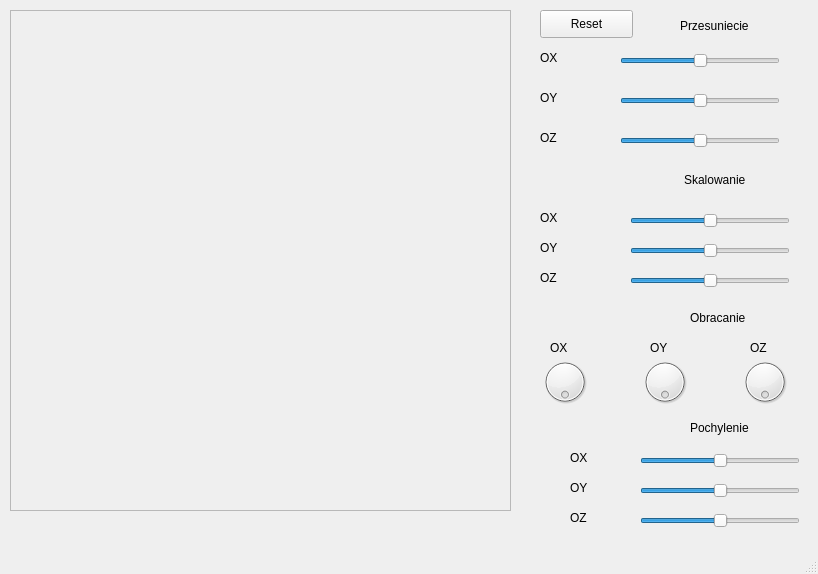
<?xml version="1.0" encoding="UTF-8"?>
<ui version="4.0">
 <class>MyWindow</class>
 <widget class="QMainWindow" name="MyWindow">
  <property name="geometry">
   <rect>
    <x>0</x>
    <y>0</y>
    <width>818</width>
    <height>574</height>
   </rect>
  </property>
  <property name="windowTitle">
   <string>MyWindow</string>
  </property>
  <widget class="QWidget" name="centralWidget">
   <widget class="QFrame" name="rysujFrame">
    <property name="geometry">
     <rect>
      <x>10</x>
      <y>10</y>
      <width>501</width>
      <height>501</height>
     </rect>
    </property>
    <property name="frameShape">
     <enum>QFrame::StyledPanel</enum>
    </property>
    <property name="frameShadow">
     <enum>QFrame::Raised</enum>
    </property>
   </widget>
   <widget class="QLabel" name="label">
    <property name="geometry">
     <rect>
      <x>680</x>
      <y>10</y>
      <width>71</width>
      <height>31</height>
     </rect>
    </property>
    <property name="text">
     <string>Przesuniecie</string>
    </property>
   </widget>
   <widget class="QSlider" name="horizontalSlider">
    <property name="geometry">
     <rect>
      <x>620</x>
      <y>50</y>
      <width>160</width>
      <height>22</height>
     </rect>
    </property>
    <property name="maximum">
     <number>500</number>
    </property>
    <property name="value">
     <number>250</number>
    </property>
    <property name="orientation">
     <enum>Qt::Horizontal</enum>
    </property>
   </widget>
   <widget class="QSlider" name="horizontalSlider_2">
    <property name="geometry">
     <rect>
      <x>620</x>
      <y>90</y>
      <width>160</width>
      <height>22</height>
     </rect>
    </property>
    <property name="maximum">
     <number>500</number>
    </property>
    <property name="value">
     <number>250</number>
    </property>
    <property name="orientation">
     <enum>Qt::Horizontal</enum>
    </property>
   </widget>
   <widget class="QSlider" name="horizontalSlider_3">
    <property name="geometry">
     <rect>
      <x>620</x>
      <y>130</y>
      <width>160</width>
      <height>22</height>
     </rect>
    </property>
    <property name="maximum">
     <number>500</number>
    </property>
    <property name="value">
     <number>250</number>
    </property>
    <property name="orientation">
     <enum>Qt::Horizontal</enum>
    </property>
   </widget>
   <widget class="QLabel" name="label_2">
    <property name="geometry">
     <rect>
      <x>540</x>
      <y>90</y>
      <width>61</width>
      <height>16</height>
     </rect>
    </property>
    <property name="text">
     <string>OY</string>
    </property>
   </widget>
   <widget class="QLabel" name="label_3">
    <property name="geometry">
     <rect>
      <x>540</x>
      <y>50</y>
      <width>61</width>
      <height>16</height>
     </rect>
    </property>
    <property name="text">
     <string>OX</string>
    </property>
   </widget>
   <widget class="QLabel" name="label_4">
    <property name="geometry">
     <rect>
      <x>540</x>
      <y>130</y>
      <width>61</width>
      <height>16</height>
     </rect>
    </property>
    <property name="text">
     <string>OZ</string>
    </property>
   </widget>
   <widget class="QLabel" name="label_5">
    <property name="geometry">
     <rect>
      <x>684</x>
      <y>170</y>
      <width>71</width>
      <height>20</height>
     </rect>
    </property>
    <property name="text">
     <string>Skalowanie</string>
    </property>
   </widget>
   <widget class="QLabel" name="label_6">
    <property name="geometry">
     <rect>
      <x>540</x>
      <y>210</y>
      <width>61</width>
      <height>16</height>
     </rect>
    </property>
    <property name="text">
     <string>OX</string>
    </property>
   </widget>
   <widget class="QLabel" name="label_7">
    <property name="geometry">
     <rect>
      <x>540</x>
      <y>240</y>
      <width>61</width>
      <height>16</height>
     </rect>
    </property>
    <property name="text">
     <string>OY</string>
    </property>
   </widget>
   <widget class="QLabel" name="label_8">
    <property name="geometry">
     <rect>
      <x>540</x>
      <y>270</y>
      <width>61</width>
      <height>16</height>
     </rect>
    </property>
    <property name="text">
     <string>OZ</string>
    </property>
   </widget>
   <widget class="QSlider" name="horizontalSlider_4">
    <property name="geometry">
     <rect>
      <x>630</x>
      <y>210</y>
      <width>160</width>
      <height>22</height>
     </rect>
    </property>
    <property name="maximum">
     <number>500</number>
    </property>
    <property name="value">
     <number>250</number>
    </property>
    <property name="orientation">
     <enum>Qt::Horizontal</enum>
    </property>
   </widget>
   <widget class="QSlider" name="horizontalSlider_5">
    <property name="geometry">
     <rect>
      <x>630</x>
      <y>240</y>
      <width>160</width>
      <height>22</height>
     </rect>
    </property>
    <property name="maximum">
     <number>500</number>
    </property>
    <property name="value">
     <number>250</number>
    </property>
    <property name="orientation">
     <enum>Qt::Horizontal</enum>
    </property>
   </widget>
   <widget class="QSlider" name="horizontalSlider_6">
    <property name="geometry">
     <rect>
      <x>630</x>
      <y>270</y>
      <width>160</width>
      <height>22</height>
     </rect>
    </property>
    <property name="maximum">
     <number>500</number>
    </property>
    <property name="value">
     <number>250</number>
    </property>
    <property name="orientation">
     <enum>Qt::Horizontal</enum>
    </property>
   </widget>
   <widget class="QLabel" name="label_9">
    <property name="geometry">
     <rect>
      <x>690</x>
      <y>310</y>
      <width>71</width>
      <height>16</height>
     </rect>
    </property>
    <property name="text">
     <string>Obracanie</string>
    </property>
   </widget>
   <widget class="QLabel" name="label_10">
    <property name="geometry">
     <rect>
      <x>550</x>
      <y>340</y>
      <width>61</width>
      <height>16</height>
     </rect>
    </property>
    <property name="text">
     <string>OX</string>
    </property>
   </widget>
   <widget class="QLabel" name="label_11">
    <property name="geometry">
     <rect>
      <x>650</x>
      <y>340</y>
      <width>61</width>
      <height>16</height>
     </rect>
    </property>
    <property name="text">
     <string>OY</string>
    </property>
   </widget>
   <widget class="QLabel" name="label_12">
    <property name="geometry">
     <rect>
      <x>750</x>
      <y>340</y>
      <width>61</width>
      <height>16</height>
     </rect>
    </property>
    <property name="text">
     <string>OZ</string>
    </property>
   </widget>
   <widget class="QDial" name="dial">
    <property name="geometry">
     <rect>
      <x>540</x>
      <y>350</y>
      <width>50</width>
      <height>64</height>
     </rect>
    </property>
    <property name="maximum">
     <number>360</number>
    </property>
    <property name="singleStep">
     <number>1</number>
    </property>
    <property name="tracking">
     <bool>true</bool>
    </property>
    <property name="wrapping">
     <bool>true</bool>
    </property>
   </widget>
   <widget class="QDial" name="dial_2">
    <property name="geometry">
     <rect>
      <x>640</x>
      <y>350</y>
      <width>50</width>
      <height>64</height>
     </rect>
    </property>
    <property name="maximum">
     <number>360</number>
    </property>
    <property name="wrapping">
     <bool>true</bool>
    </property>
   </widget>
   <widget class="QDial" name="dial_3">
    <property name="geometry">
     <rect>
      <x>740</x>
      <y>350</y>
      <width>50</width>
      <height>64</height>
     </rect>
    </property>
    <property name="maximum">
     <number>360</number>
    </property>
    <property name="wrapping">
     <bool>true</bool>
    </property>
   </widget>
   <widget class="QLabel" name="label_13">
    <property name="geometry">
     <rect>
      <x>690</x>
      <y>420</y>
      <width>71</width>
      <height>16</height>
     </rect>
    </property>
    <property name="text">
     <string>Pochylenie</string>
    </property>
   </widget>
   <widget class="QSlider" name="horizontalSlider_7">
    <property name="geometry">
     <rect>
      <x>640</x>
      <y>450</y>
      <width>160</width>
      <height>22</height>
     </rect>
    </property>
    <property name="maximum">
     <number>500</number>
    </property>
    <property name="value">
     <number>250</number>
    </property>
    <property name="orientation">
     <enum>Qt::Horizontal</enum>
    </property>
   </widget>
   <widget class="QSlider" name="horizontalSlider_8">
    <property name="geometry">
     <rect>
      <x>640</x>
      <y>480</y>
      <width>160</width>
      <height>22</height>
     </rect>
    </property>
    <property name="maximum">
     <number>500</number>
    </property>
    <property name="value">
     <number>250</number>
    </property>
    <property name="orientation">
     <enum>Qt::Horizontal</enum>
    </property>
   </widget>
   <widget class="QSlider" name="horizontalSlider_9">
    <property name="geometry">
     <rect>
      <x>640</x>
      <y>510</y>
      <width>160</width>
      <height>22</height>
     </rect>
    </property>
    <property name="maximum">
     <number>500</number>
    </property>
    <property name="value">
     <number>250</number>
    </property>
    <property name="orientation">
     <enum>Qt::Horizontal</enum>
    </property>
   </widget>
   <widget class="QLabel" name="label_14">
    <property name="geometry">
     <rect>
      <x>570</x>
      <y>450</y>
      <width>61</width>
      <height>16</height>
     </rect>
    </property>
    <property name="text">
     <string>OX</string>
    </property>
   </widget>
   <widget class="QLabel" name="label_15">
    <property name="geometry">
     <rect>
      <x>570</x>
      <y>480</y>
      <width>61</width>
      <height>16</height>
     </rect>
    </property>
    <property name="text">
     <string>OY</string>
    </property>
   </widget>
   <widget class="QLabel" name="label_16">
    <property name="geometry">
     <rect>
      <x>570</x>
      <y>510</y>
      <width>61</width>
      <height>16</height>
     </rect>
    </property>
    <property name="text">
     <string>OZ</string>
    </property>
   </widget>
   <widget class="QPushButton" name="pushButton">
    <property name="geometry">
     <rect>
      <x>540</x>
      <y>10</y>
      <width>93</width>
      <height>28</height>
     </rect>
    </property>
    <property name="text">
     <string>Reset</string>
    </property>
   </widget>
  </widget>
  <widget class="QStatusBar" name="statusBar"/>
  <action name="actionPierwszy">
   <property name="text">
    <string>Pierwszy</string>
   </property>
  </action>
  <action name="actionDrugi">
   <property name="text">
    <string>Drugi</string>
   </property>
  </action>
 </widget>
 <layoutdefault spacing="6" margin="11"/>
 <resources/>
 <connections/>
</ui>
